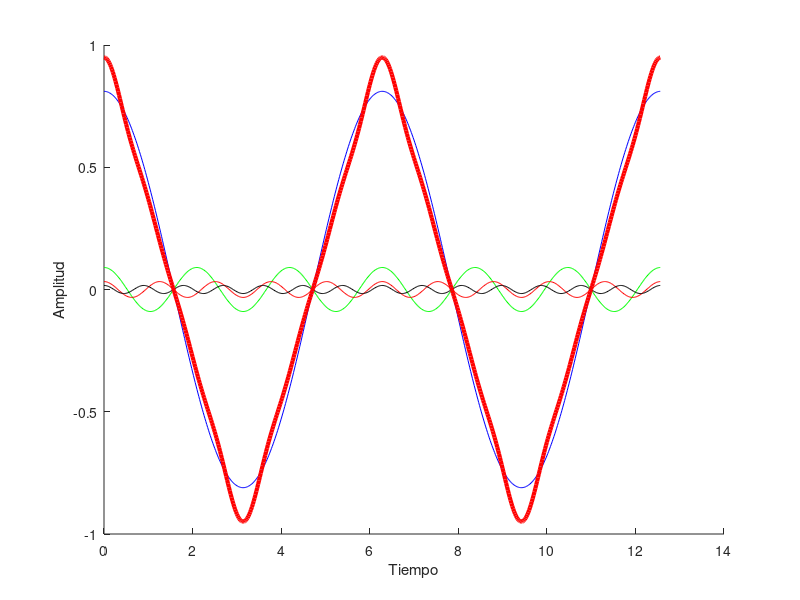

This figure's MATLAB source:
%% PRÁCTICA 6.5b. Serie de Fourier de una onda triangular

clc, close all, clear all
A=1; % Amplitud
t = 0:.02:4*pi;
% Se van a superponer los aportes de la fundamental y de cada uno de los armónicos:
hold  on % superposición activada
% Frecuencia fundamental de la señal triangular (AZUL)
y1=(8*A/(pi^2))*cos(t);
plot(t,y1,'b')
xlabel('Tiempo')
ylabel('Amplitud')
% Primer armónico impar (VERDE):
y2=(8*A/(9*pi^2))*cos(3*t);
plot(t,y2,'g')
% Segundo armónico impar (ROJO):
y3=(8*A/(25*pi^2))*cos(5*t);
plot(t,y3,'r')
% Tercer armónico impar (NEGRO):
y4=(8*A/(49*pi^2))*cos(7*t);
plot(t,y4,'k')
% SUMA RESULTANTE de los aportes anteriores (ROJO GRUESO):
y_suma= y1+y2+y3+y4;
plot(t,y_suma,'r','linewidth',3)

% 
% clc, close all, clear all
% A=1; % Amplitud
% t = 0:.02:4*pi;
% x = zeros(size(t));
% % Número de armónicos que se desea considerar:
% n = 10;
% % Onda resultante de la suma de los n armónicos impares:
% for k = 1:2:n 
% %función que describe la sumatoria de ondas:
%     x = x + (8*A/(pi^2*k^2))*(cos(k*t));
% end
% plot(x), xlabel ('Tiempo'), ylabel ('Amplitud'), title('Onda resultante de la suma de los n aportes')
